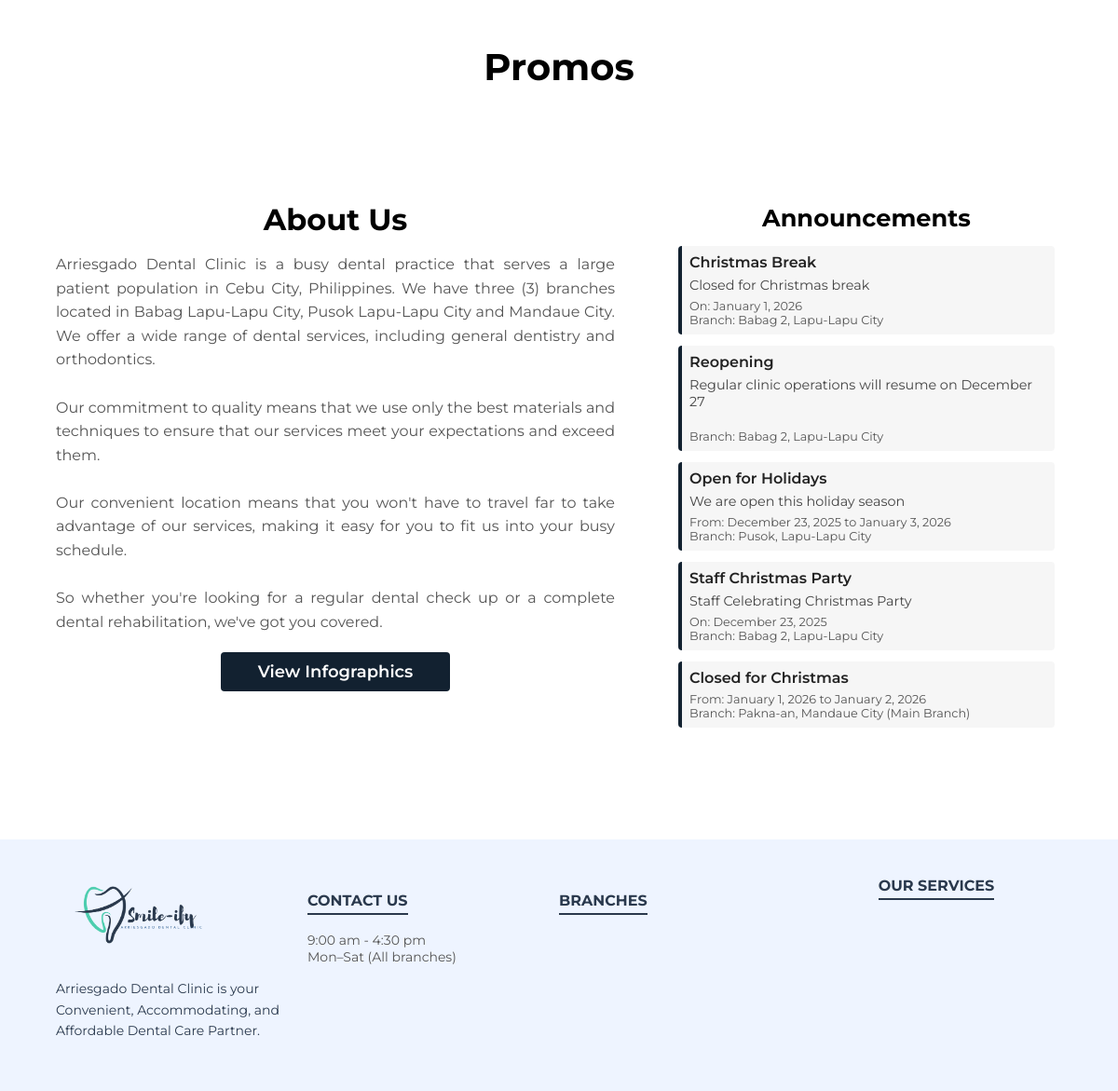
Before: / (lower part) with the older database file.
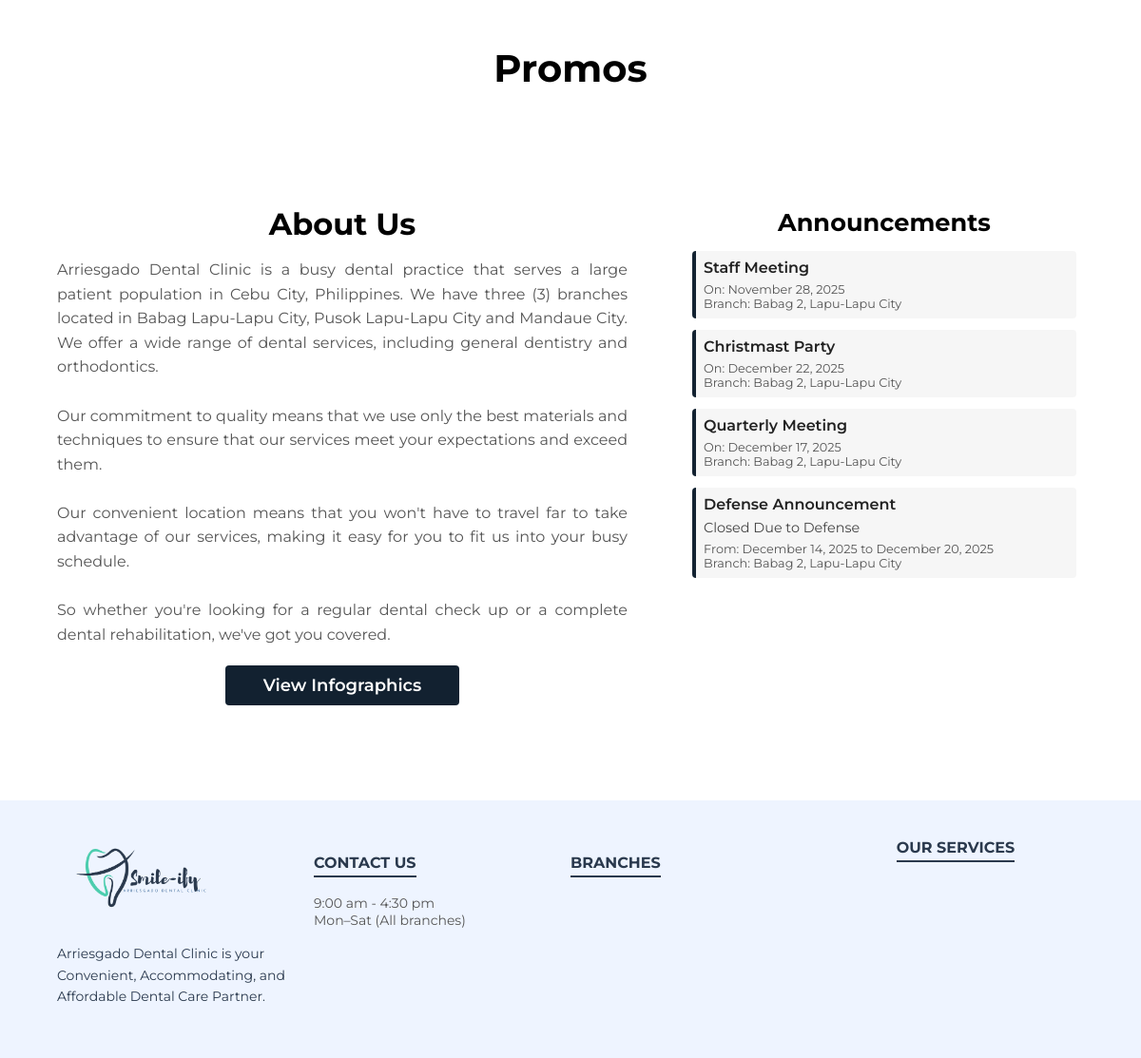
After: the same page with the newer database file.
### tables this page shows
CREATE TABLE `branch_announcements` (
  `id` int(11) NOT NULL,
  `announcement_id` int(11) NOT NULL,
  `branch_id` int(11) NOT NULL,
  `status` enum('Active','Inactive') DEFAULT 'Active',
  `start_date` date DEFAULT NULL,
  `end_date` date DEFAULT NULL,
  `date_created` datetime DEFAULT current_timestamp(),
  `date_updated` datetime DEFAULT current_timestamp() ON UPDATE current_timestamp()
);

CREATE TABLE `announcements` (
  `announcement_id` int(11) NOT NULL,
  `title` varchar(255) NOT NULL,
  `description` text NOT NULL,
  `type` enum('General','Closed') NOT NULL
);

CREATE TABLE `branch` (
  `branch_id` int(11) NOT NULL,
  `name` varchar(50) NOT NULL,
  `nickname` varchar(255) NOT NULL,
  `address` varchar(255) DEFAULT NULL,
  `phone_number` varchar(50) DEFAULT NULL,
  `status` enum('Active','Inactive') DEFAULT 'Active',
  `date_created` datetime NOT NULL DEFAULT current_timestamp(),
  `date_updated` datetime NOT NULL DEFAULT current_timestamp() ON UPDATE current_timestamp(),
  `map_url` text NOT NULL
);

### index.php (the view, shortened to what this page needs)
<?php
require_once BASE_PATH . '/includes/header.php';
require_once BASE_PATH . '/includes/db.php';
$query = $conn->query("
    SELECT
        a.title,
        a.description,
        a.type,
        ba.start_date,
        ba.end_date,
        ba.status,
        ba.branch_id,
        b.name
    FROM announcements a
    INNER JOIN branch_announcements ba
        ON a.announcement_id = ba.announcement_id
    INNER JOIN branch b
        ON ba.branch_id = b.branch_id
    WHERE ba.status = 'Active'
    ORDER BY ba.date_created ASC
    LIMIT 5
");
$announcements = $query->fetch_all(MYSQLI_ASSOC);
?>
<head>
</head>
<body>
    <div class="promo-container">
        <div class="welcome-text">Promos</div>
    </div>
    <div class="aboutus-wrapper">
        <div class="aboutus-info">
            <p class="aboutus-heading">About Us</p>
                <p class="aboutus-paragraph">
                    Arriesgado Dental Clinic is a busy dental practice that serves a large patient population in Cebu City, Philippines. We have three (3) branches located in Babag Lapu-Lapu City, Pusok Lapu-Lapu City and Mandaue City. We offer a wide range of dental services, including general dentistry and orthodontics. <br><br>
                    Our commitment to quality means that we use only the best materials and techniques to ensure that our services meet your expectations and exceed them. <br><br>
                    Our convenient location means that you won't have to travel far to take advantage of our services, making it easy for you to fit us into your busy schedule. <br><br>
                    So whether you're looking for a regular dental check up or a complete dental rehabilitation, we've got you covered.
                </p>
            <div class="educational-container">
                <button onclick="openEducationalModal()" class="educational-button" id="openEducationalModal">View Infographics</button>
            </div>
        </div>
        <div class="announcement-panel">
            <h3 class="announce-title">Announcements</h3>
            <?php if (empty($announcements)): ?>
                <p>No announcements.</p>
            <?php else: ?>
                <?php foreach ($announcements as $item): ?>
                    <?php
                        $start = $item['start_date'] ? date("F j, Y", strtotime($item['start_date'])) : null;
                        $end   = $item['end_date'] ? date("F j, Y", strtotime($item['end_date'])) : null;
                        if ($start && $end) {
                            if ($item['start_date'] === $item['end_date']) {
                                $dateDisplay = "On: $start";
                            } else {
                                $dateDisplay = "From: $start to $end";
                            }
                        } else {
                            $dateDisplay = "";
                        }
                    ?>
                    <div class="announcement-card">
                        <h4><?= htmlspecialchars($item['title']) ?></h4>
                        <p><?= htmlspecialchars($item['description']) ?></p>
                        <small>
                            <?= $dateDisplay ?><br>
                            Branch: <?= htmlspecialchars($item['name']) ?>
                        </small>
                    </div>
                <?php endforeach; ?>
            <?php endif; ?>
        </div>
    </div>
    <?php require_once BASE_PATH . '/includes/footer.php'; ?>
</body>

### includes/header.php (shortened to what this page needs)
<!DOCTYPE html>
<html lang="en">
<head>
    <link rel="stylesheet" href="<?= BASE_URL ?>/css/style.css?v=<?= time(); ?>" />
    <link rel="stylesheet" href="https://cdn.datatables.net/1.13.4/css/jquery.dataTables.min.css" />
    <link rel="stylesheet" href="https://cdn.jsdelivr.net/npm/swiper@11/swiper-bundle.min.css" />
</head>

### includes/footer.php (shortened to what this page needs)
<div class="footer">
    <div class="footer-container">
        <div class="footer-column">
            <img class="footer-logo" src="/Smile-ify/images/logo/logo_default.png" alt="Logo">
            <p class="footer-about">
                Arriesgado Dental Clinic is your Convenient, Accommodating, and Affordable Dental Care Partner.
            </p>
        </div>
        <div class="footer-column">
            <h3>Contact Us</h3>
            <p class="footerDes">9:00 am - 4:30 pm<br>Mon–Sat (All branches)</p>
        </div>
        <div class="footer-column">
            <h3>Branches</h3>
        </div>
        <div class="footer-column services-column">
            <h3>Our Services</h3>
        </div>
    </div>
</div>

### css/style.css (style rules this page uses)
body, html { margin: 0; padding: 0; }
*, *::before, *::after { box-sizing: border-box; font-family: "Montserrat", sans-serif; }
.welcome-text { font-size: 40px; font-weight: bold; text-align: center; }
.promo-container { margin: 3rem auto; max-width: 1100px; }
.aboutus-wrapper { display: flex; flex-direction: row; gap: 60px; padding: 40px; max-width: 1200px; margin: 0 auto; align-items: flex-start; justify-content: center; flex-wrap: wrap; }
.aboutus-info { flex: 1; min-width: 300px; max-width: 600px; }
.aboutus-heading { font-size: 2rem; font-weight: bold; color: #000; margin-bottom: 15px; text-align: center; }
.aboutus-paragraph { font-size: 16px; line-height: 1.6; color: #555; text-align: justify; }
.announcement-panel { flex: 1; min-width: 320px; max-width: 420px; background: #fff; padding: 0.5rem; border-radius: 4px; }
.announce-title { font-size: 1.6rem; font-weight: 700; margin-bottom: 15px; text-align: center; }
.announcement-card { background: #f6f6f6; padding: 0.5rem; border-radius: 4px; margin-bottom: 12px; border-left: 4px solid #122130; }
.announcement-card h4 { margin: 0 0 6px 0; font-size: 1rem; font-weight: 600; color: #222; }
.announcement-card p { margin: 0 0 6px 0; font-size: 0.9rem; color: #444; }
.announcement-card small { display: block; margin-top: 4px; font-size: 0.8rem; color: #555; }
.educational-container { display: flex; justify-content: center; margin-top: 20px; }
.educational-button { display: inline-block; padding: 10px 40px; text-decoration: none; background-color: #122130; color: #fff; font-weight: 600; font-size: 18px; border-radius: 4px; border: none; transition: background-color 0.3s ease; }
.footer { background-color: #eef4ff; padding: 40px 0; margin-top: 5%; font-family: Arial, sans-serif; }
.footer-container { display: grid; grid-template-columns: repeat(4, 1fr); width: 90%; max-width: none; margin: 0 auto; text-align: left; }
.footer-logo { width: 180px; height: auto; margin-bottom: 10px; }
.footer-column h3 { color: #2a394d; margin-bottom: 12px; font-size: 16px; font-weight: bold; text-transform: uppercase; border-bottom: 2px solid #2a394d; display: inline-block; padding-bottom: 4px; }
.footer-column.services-column h3 { text-align: center; margin: 0 auto; display: table; }
.footer-about { color: #2a394d; margin-top: 10px; line-height: 1.6; font-size: 14px; }
.footerDes { color: #555; margin: 6px 0; font-size: 14px; text-decoration: none; }

Changed rows visible on the page:
removed branch_announcements: announcement.title "Christmas Break", announcement.description "Closed for Christmas break", start_date "On: January 1, 2026", branch.name "Babag 2, Lapu-Lapu City"
removed branch_announcements: announcement.title "Reopening", announcement.description "Regular clinic operations will resume on December 27", branch.name "Babag 2, Lapu-Lapu City"
removed branch_announcements: announcement.title "Open for Holidays", announcement.description "We are open this holiday season", dateDisplay "From: December 23, 2025 to January 3, 2026", branch.name "Pusok, Lapu-Lapu City"
removed branch_announcements: announcement.title "Staff Christmas Party", announcement.description "Staff Celebrating Christmas Party", start_date "On: December 23, 2025", branch.name "Babag 2, Lapu-Lapu City"
removed branch_announcements: announcement.title "Closed for Christmas", dateDisplay "From: January 1, 2026 to January 2, 2026", branch.name "Pakna-an, Mandaue City (Main Branch)"
added branch_announcements: announcement.title "Staff Meeting", start_date "On: November 28, 2025", branch.name "Babag 2, Lapu-Lapu City"
added branch_announcements: announcement.title "Christmast Party", start_date "On: December 22, 2025", branch.name "Babag 2, Lapu-Lapu City"
added branch_announcements: announcement.title "Quarterly Meeting", start_date "On: December 17, 2025", branch.name "Babag 2, Lapu-Lapu City"
added branch_announcements: announcement.title "Defense Announcement", announcement.description "Closed Due to Defense", dateDisplay "From: December 14, 2025 to December 20, 2025", branch.name "Babag 2, Lapu-Lapu City"
